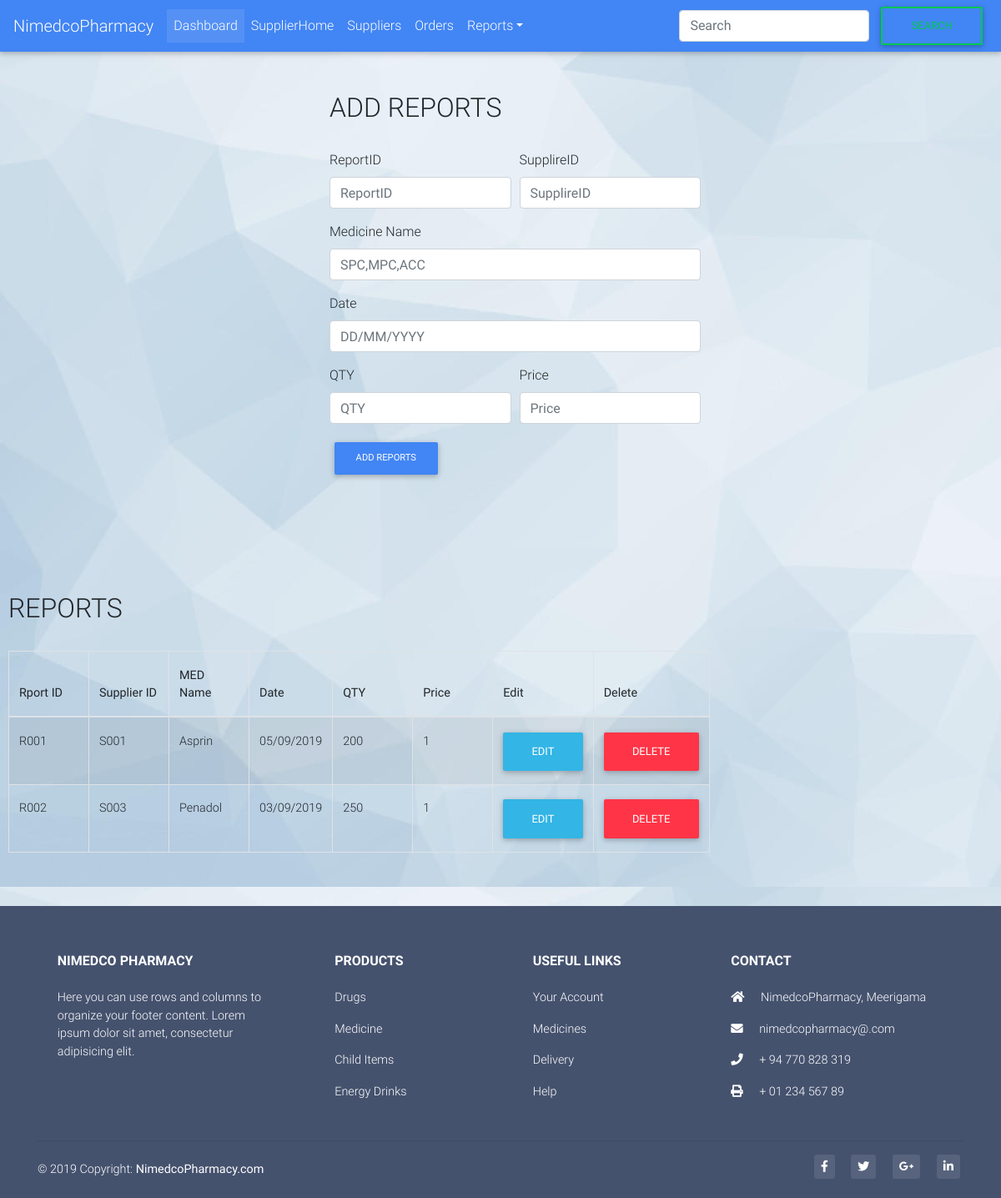
Before: /Reports.php with the older database file.
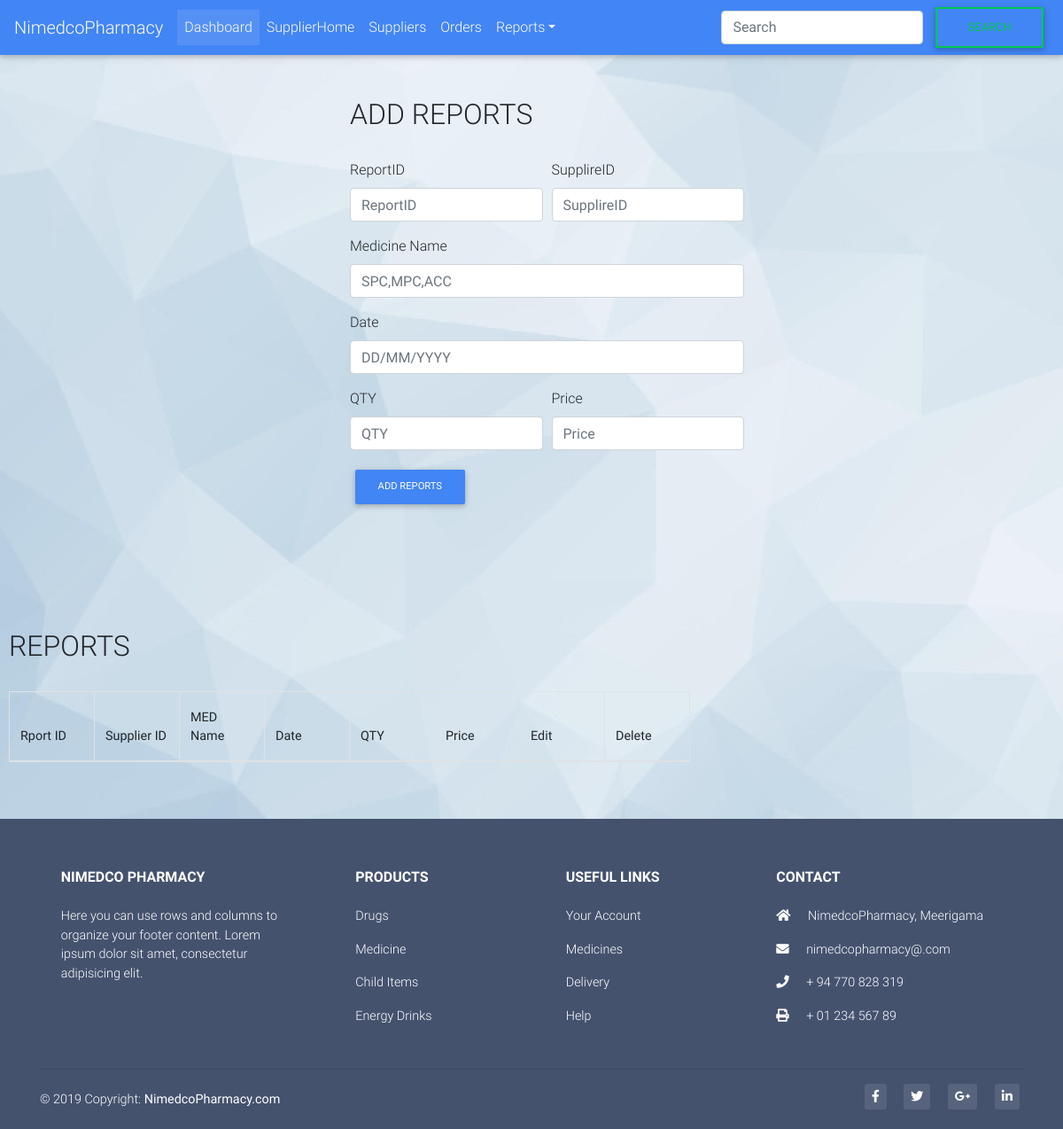
After: the same page with the newer database file.
### tables this page shows
CREATE TABLE `report` (
  `id` int(11) NOT NULL,
  `reportid` varchar(20) NOT NULL,
  `supplireid` varchar(20) NOT NULL,
  `medName` varchar(100) NOT NULL,
  `date` varchar(20) NOT NULL,
  `qty` varchar(20) NOT NULL,
  `price` varchar(50) NOT NULL
);

### Reports.php (the view, shortened to what the changed rows need)
<!DOCTYPE html>
<html lang="en">
<head>
  <link rel="stylesheet" href="https://use.fontawesome.com/releases/v5.8.2/css/all.css">
  <link href="css/bootstrap.min.css" rel="stylesheet">
  <link href="css/mdb.min.css" rel="stylesheet">
  <link href="css/style.css" rel="stylesheet">
  <link rel="stylesheet" type="text/css" href="https://cdn.datatables.net/v/bs4/dt-1.10.18/datatables.min.css"/>
  <link rel="stylesheet" href="https://use.fontawesome.com/releases/v5.8.2/css/all.css">
</head>
<body background="bg3.jpg">
  <br><br>
  <div class="container">
    <div class="row" >
      <div class="col-md-5" style="margin-left:350px;"><h2>ADD REPORTS</h2>
        <br>
        <?php require_once 'validatereport.php';?>
        </div>
      <div class="col-md-6" style="margin-left:-860px;margin-top:600px"><h2>REPORTS</h2>
        <br>
        <?php
          $mysqli = new mysqli('localhost', 'ahad', '', 'restaurant') or die (mysqli_error($mysqli));
          $result = $mysqli->query("SELECT * FROM report") or die($mysqli->error);
          ?>
        <table id="dtBasicExample" class="table table-striped table-bordered" cellspacing="0" width="100%">
            <thead>
              <tr>
                <th class="th-sm">Rport ID
                </th>
                <th class="th-sm">Supplier ID
                </th>
                <th class="th-sm">MED Name
                </th>
                <th class="th-sm">Date
                </th>
                <th class="th-sm">QTY
                </th>
                <th class="th-sm">Price
                </th>
                <th class="th-sm">Edit
                </th>
                <th class="th-sm">Delete
                </th>
              </tr>
            </thead>
            <tbody>
            <?php
              while ($row = $result->fetch_assoc()):?>
              <tr>
                  <td><?php echo $row['reportid']; ?></td>
                  <td><?php echo $row['supplireid']; ?></td>
                  <td><?php echo $row['medName']; ?></td>
                  <td><?php echo $row['date']; ?></td>
                  <td><?php echo $row['qty']; ?></td>
                  <td><?php echo $row['price']; ?></td>
                  <td><a href="Reports.php?edit=<?php echo $row['id']; ?>" class="btn btn-info">Edit</a></td>
                  <td><a href="validatereport.php?delete=<?php echo $row['id']; ?>" class="btn btn-danger">Delete</a></td>
              </tr>
                  <?php endwhile; ?>
            </tbody>
          </table>
        </div>
    </div>
  </div>
<br>
<br>
</body>
</html>

Changed rows visible on the page:
removed report: reportid "R001", supplireid "S001", medName "Asprin", date "05/09/2019", qty "200", price "1"
removed report: reportid "R002", supplireid "S003", medName "Penadol", date "03/09/2019", qty "250", price "1"
